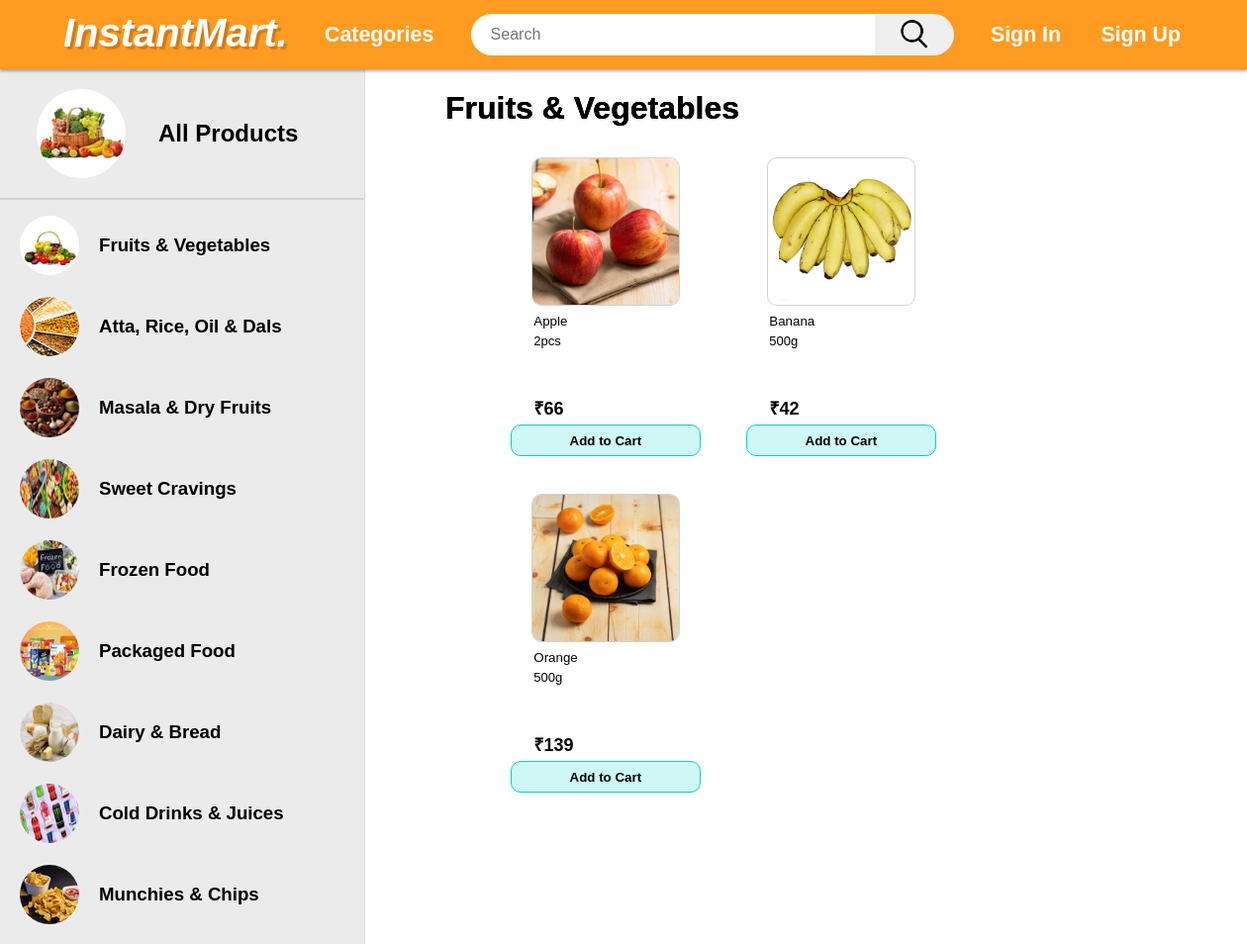
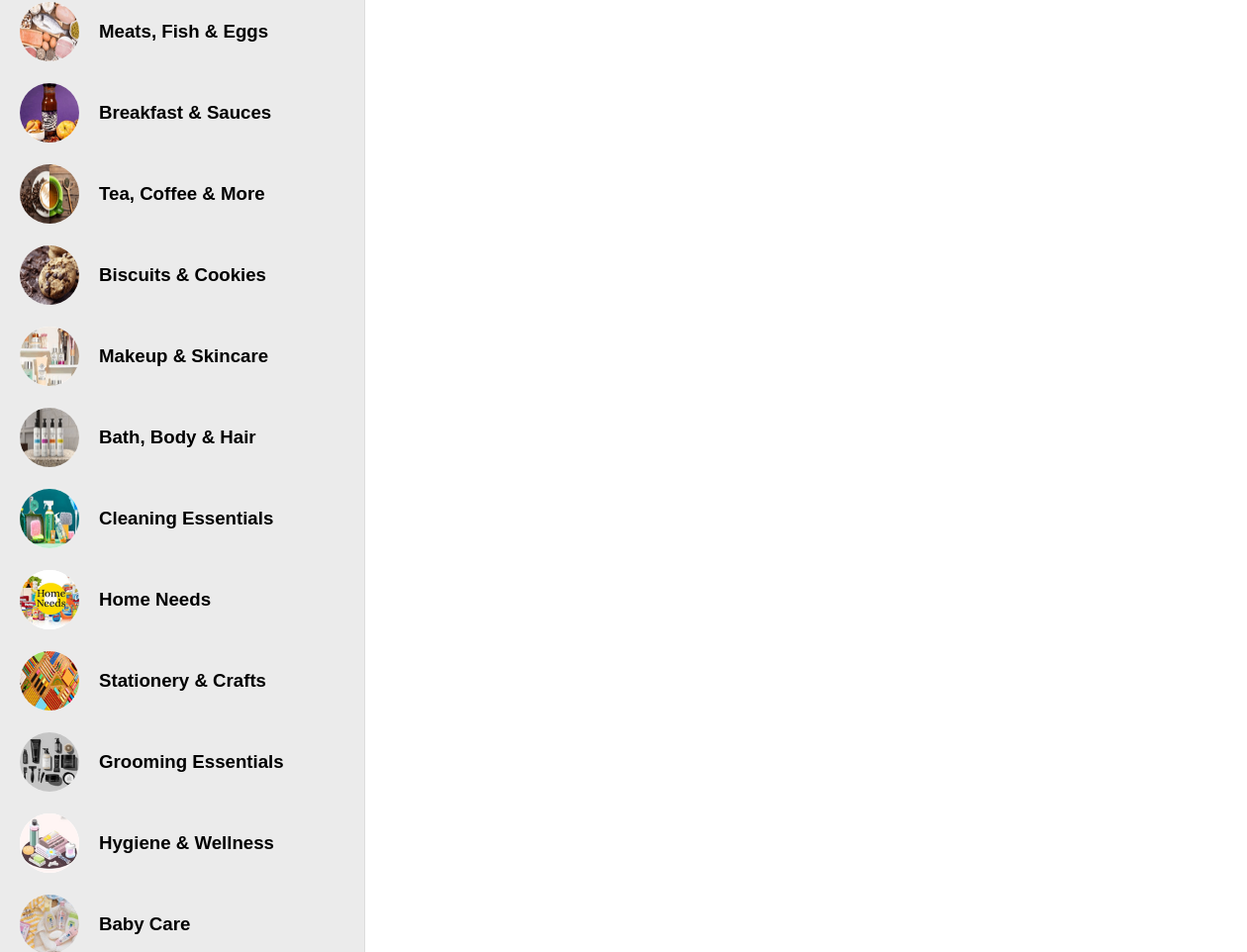
The page /filter/1 on the database its author committed (2 pictures, top to bottom).
### InstantMart_App/models.py (models this page shows, shortened)
class Category(models.Model):
    category_name=models.CharField(max_length=100)
    category_img=models.ImageField(upload_to='products',default='')
    class Meta:
        db_table='categories'

class Product(models.Model):
    category=models.ForeignKey(Category, blank=False , null=False , on_delete=models.CASCADE) #if we delete the category then it will also delete that related product
    product_name=models.CharField(max_length=100)
    product_img=models.ImageField(upload_to='products',default='')
    product_quantity=models.IntegerField()
    product_unit=models.ForeignKey(Unit, blank=False , null=False , on_delete=models.PROTECT) #this will not delete product but will delete unit
    product_currency=models.ForeignKey(Currency, blank=False , null=False , on_delete=models.PROTECT)
    product_price=models.CharField(max_length=20)
    class Meta:
        db_table='products'

class Unit(models.Model):
    unit_name=models.CharField(max_length=20)
    class Meta:
        db_table='units'
    def __str__(self):
        return self.unit_name

class Currency(models.Model):
    currency_symbol=models.CharField(max_length=10)
    class Meta:
        db_table='currency'
    def __str__(self):
        return self.currency_symbol

### InstantMart_App/views.py (the view)
# urls.py: path('filter/<int:pid>',v.filter_cate),
def filter_cate(request,pid):
    fname=request.session.get('fname',None)
    product=Product.objects.filter(category_id=pid)
    cate=Category.objects.all()
    card=Product.objects.all()
    context={'Cate':cate,'product':product,'fname':fname,'Card':card}
    return render(request,'cat.html',context)

### InstantMart_App/templates/cat.html (shortened to what this page needs)
{%extends 'category_list.html'%}
{%load static%}
{%block body%}
<link rel="stylesheet" href="../static/css/alert.css">
<link rel="stylesheet" href="{%static 'css/category.css'%}">
<div class="grid2">
    <div class="product_list">
        {%for i in product%}
        <h1 id="all_products_heading">{{i.category.category_name}}</h1>
        <div class="card" title="{{i.product_name}}">
            <img class="product_img" src="{{ i.product_img.url }}" width="120" height="150" alt="{{ i.product_name }}">
            <br>
            <h1 class="pro_info pro_font product_header">{{ i.product_name }}</h1>
            <p class="pro_info pro_font product_quantity">{{ i.product_quantity }}<span class="product_unit">{{ i.product_unit }}</span></p>
            <br>
            <h2 class="pro_font price_div"><span class="product_currency">{{ i.product_currency }}</span>{{ i.product_price }}</h2>
            <a href="{% url 'InstantMart_App:add_to_cart' i.id %}" title="Add {{i.product_name}}"><button class="add_to_card_btn">Add to Cart</button></a>
        </div>
        {%endfor%}
    </div>
</div>
{%endblock%}

### InstantMart_App/templates/category_list.html (shortened to what this page needs)
<!DOCTYPE html>
<html lang="en">
<head>
</head>
<body>
{%load static%}
{%include 'navbar.html'%}
<link rel="stylesheet" href="../static/css/alert.css">
<link rel="stylesheet" href="{%static 'css/category_list.css'%}">
    <div class="category_container">
        <div class="grid1">
            <div class="cate_list">
                <a href="/category">
                    <div class="all_catelist">
                        <img src="../static/media/cate_list_all.png" alt="All Products LOGO">
                        <p>All Products</p>
                    </div>
                </a>
                <hr id="hr1">
                {%for i in Cate%}
                <a href="/filter/{{i.id}}">
                    <div class="all_cate">
                        <img src="{{ i.category_img.url }}" width="60px" height="60px" alt="All Products LOGO">
                        <p>{{ i.category_name }}</p>
                    </div>
                </a>
                {%endfor%}
            </div>
        </div>
        <div class="main">
            {%block body%}
            {%endblock%}
        </div>
</body>
</html>

### InstantMart_App/static/css/all.css (style rules this page uses)
a { text-decoration: none; color: black; }
body { margin: 0; padding: 0; }

### InstantMart_App/static/css/category_list.css (style rules this page uses)
.category_container { display: grid; grid-template-columns: 20rem auto; grid-template-rows: auto; margin-top: 70px; height: 89.2vh; font-family: "Gill Sans", "Gill Sans MT", Calibri, "Trebuchet MS", sans-serif; }
.grid1 { grid-column-start: 1; grid-column-end: 2; grid-row-start: 1; grid-row-end: 2; margin: 0; padding: 0; }
.cate_list { position: fixed; top: 0; left: 0; overflow-y: auto; border-right: 1px solid #ddd; height: 100%; width: 23rem; background-color: rgba(211, 211, 211, 0.457); padding-top: 90px; padding-bottom: 50px; }
.all_catelist { display: flex; justify-content: space-around; align-items: center; border: 0; width: 100%; box-sizing: border-box; padding-right: 50px; padding-left: 20px; position: relative; font-size: x-large; font-weight: 600; }
.all_catelist img { border: 0; border-radius: 50%; background-color: #fff; position: relative; }
#hr1 { margin-top: 20px; width: 100%; border: 1px solid lightgray; }
.all_cate { display: flex; justify-content: start; align-items: center; border: 0; width: 100%; height: 4.5rem; box-sizing: border-box; gap: 20px; margin-top: 10px; padding-right: 50px; padding-left: 20px; position: relative; font-size: 14pt; font-weight: 900; }
.all_cate img { border: 0; border-radius: 50%; background-color: #fff; position: relative; }

### InstantMart_App/static/css/category.css (style rules this page uses)
body { overflow-x: hidden; }
.grid2 { grid-column-start: 2; grid-column-end: 3; grid-row-start: 1; grid-row-end: 2; }
#all_products_heading { position: absolute; top: 0rem; left: 5rem; font-family: "Gill Sans", "Gill Sans MT", Calibri, "Trebuchet MS", sans-serif; }
.product_list { display: flex; flex-wrap: wrap; justify-content: flex-start; align-items: end; box-sizing: border-box; width: 100%; height: auto; padding: 0px 8.3rem; padding-top: 80px; gap: 20px; position: relative; left: 50px; overflow-x: hidden; margin-bottom: 10px; }
.card { gap: 5px; box-sizing: border-box; width: 13rem; height: 20rem; border-radius: 10px; display: flex; flex-direction: column; justify-content: center; align-items: center; margin: 0px 5px; font-weight: 100; font-family: "Gill Sans", "Gill Sans MT", Calibri, "Trebuchet MS", sans-serif; }
.pro_info { position: relative; top: -20px; }
.product_img { border: 1px solid lightgray; box-sizing: border-box; border-radius: 10px; width: 150px; height: 150px; display: flex; justify-items: center; align-items: center; }
.product_header { font-size: 10pt; font-weight: 300; width: 145px; margin: 0; text-align: start; }
.product_quantity { font-size: small; width: 145px; margin: 0; }
.price_div { font-size: large; width: 145px; margin: 0; }
.add_to_card_btn { border: 1px solid rgb(0, 211, 186); background-color: rgba(0, 211, 200, 0.194); width: 12rem; height: 2rem; border-radius: 10px; color: #000; font-weight: 800; }

### rows shown on the page
Category: category_img (picture), category_name "Fruits & Vegetables"
Category: category_img (picture), category_name "Atta, Rice, Oil & Dals"
Category: category_img (picture), category_name "Masala & Dry Fruits"
Category: category_img (picture), category_name "Sweet Cravings"
Category: category_img (picture), category_name "Frozen Food"
Category: category_img (picture), category_name "Packaged Food"
Category: category_img (picture), category_name "Dairy & Bread"
Category: category_img (picture), category_name "Cold Drinks & Juices"
Category: category_img (picture), category_name "Munchies & Chips"
Category: category_img (picture), category_name "Meats, Fish & Eggs"
Category: category_img (picture), category_name "Breakfast & Sauces"
Category: category_img (picture), category_name "Tea, Coffee & More"
Category: category_img (picture), category_name "Biscuits & Cookies"
Category: category_img (picture), category_name "Makeup & Skincare"
Category: category_img (picture), category_name "Bath, Body & Hair"
Category: category_img (picture), category_name "Cleaning Essentials"
Category: category_img (picture), category_name "Home Needs"
Category: category_img (picture), category_name "Stationery & Crafts"
Category: category_img (picture), category_name "Grooming Essentials"
Category: category_img (picture), category_name "Hygiene & Wellness"
Category: category_img (picture), category_name "Baby Care"
Product: category.category_name "Fruits & Vegetables", product_img (picture), product_name "Apple", product_quantity "2", product_unit "pcs", product_currency "₹", product_price "66"
Product: category.category_name "Fruits & Vegetables", product_img (picture), product_name "Banana", product_quantity "500", product_unit "g", product_currency "₹", product_price "42"
Product: category.category_name "Fruits & Vegetables", product_img (picture), product_name "Orange", product_quantity "500", product_unit "g", product_currency "₹", product_price "139"
